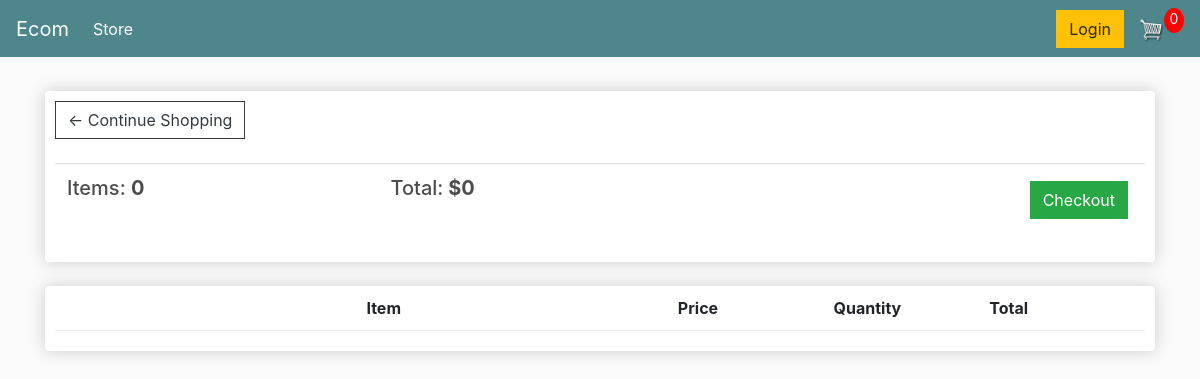
The page /cart/ (signed in) on the database as committed earlier.
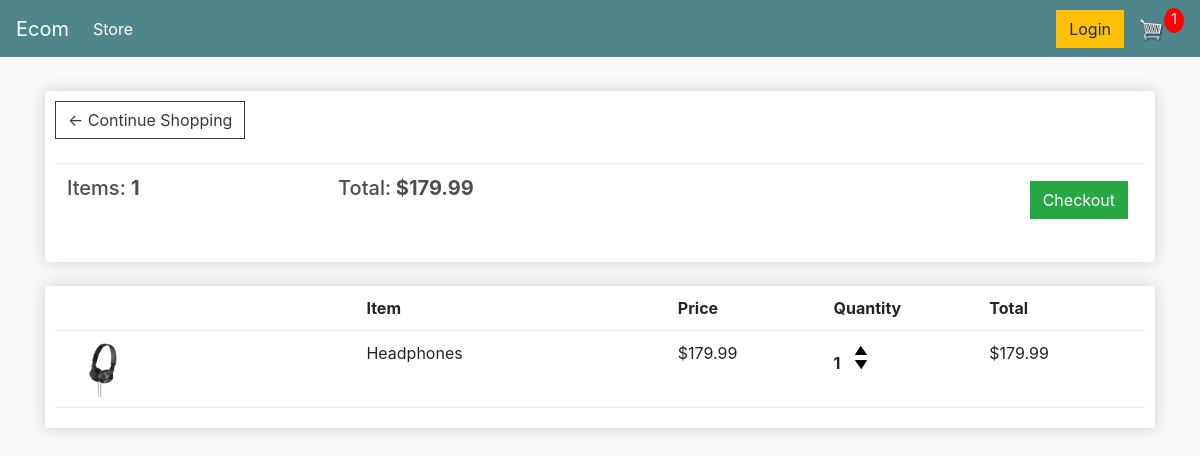
The same page on the database as committed later.
### store/models.py (models this page shows, shortened)
class Order(models.Model):
  customer = models.ForeignKey(Customer, on_delete=models.SET_NULL, null=True, blank=True)
  date_order = models.DateTimeField(auto_now_add=True)
  complete = models.BooleanField(default=False, null=True, blank=True)
  transaction_id = models.CharField(max_length=200, null=True)
  @property
  def get_cart_total(self):
    orderitems = self.orderitem_set.all()
    total = sum([item.get_total for item in orderitems])
    return total
  @property
  def get_cart_items(self):
    orderitems = self.orderitem_set.all()
    total = sum([item.quantity for item in orderitems])
    return total

class OrderItem(models.Model):
  product = models.ForeignKey(Product, on_delete=models.SET_NULL, null=True, blank=True)
  order = models.ForeignKey(Order, on_delete=models.SET_NULL, null=True, blank=True)
  quantity = models.IntegerField(default=0, null=True, blank=True)
  date_added = models.DateTimeField(auto_now_add=True)
  @property
  def get_total(self):
    total = self.product.price * self.quantity
    return total

class Product(models.Model):
  name = models.CharField(max_length=200, null=True)
  price = models.DecimalField(max_digits=7, decimal_places=2)
  digital = models.BooleanField(default=False, null=True, blank=True)
  image = models.ImageField(null=True, blank=True)
  @property
  def imageURL(self):
    try:
      url = self.image.url
    except:
      url = ''
    return url

### store/views.py (the view)
# urls.py: path('cart/', views.cart, name='cart'),
def cart(request):
	data = cartData(request)
	cartItems = data['cartItems']
	order = data['order']
	items = data['items']
	context = {'items':items, 'order':order, 'cartItems':cartItems}
	return render(request, 'store/cart.html', context)

### store/utils.py (called while the page is built)
def cartData(request):
	if request.user.is_authenticated:
		customer = request.user.customer
		order, created = Order.objects.get_or_create(customer=customer, complete=False)
		items = order.orderitem_set.all()
		cartItems = order.get_cart_items
	else:
		cookieData = cookieCart(request)
		cartItems = cookieData['cartItems']
		order = cookieData['order']
		items = cookieData['items']
	return {'cartItems':cartItems ,'order':order, 'items':items}

### store/templates/store/cart.html
{% extends 'store/main.html' %}
{% load static %}
{% block content %}
	<div class="row">
		<div class="col-lg-12">
			<div class="box-element">
				<a  class="btn btn-outline-dark" href="{% url 'store' %}">&#x2190; Continue Shopping</a>
				<br>
				<br>
				<table class="table">
					<tr>
						<th><h5>Items: <strong>{{order.get_cart_items}}</strong></h5></th>
						<th><h5>Total:<strong> ${{order.get_cart_total}}</strong></h5></th>
						<th>
							<a  style="float:right; margin:5px;" class="btn btn-success" href="{% url 'checkout' %}">Checkout</a>
						</th>
					</tr>
				</table>
			</div>
			<br>
			<div class="box-element">
				<div class="cart-row">
					<div style="flex:2"></div>
					<div style="flex:2"><strong>Item</strong></div>
					<div style="flex:1"><strong>Price</strong></div>
					<div style="flex:1"><strong>Quantity</strong></div>
					<div style="flex:1"><strong>Total</strong></div>
				</div>
				{% for item in items %}
				<div class="cart-row">
					<div style="flex:2"><img class="row-image" src="{{item.product.imageURL}}"></div>
					<div style="flex:2"><p>{{item.product.name}}</p></div>
					<div style="flex:1"><p>${{item.product.price}}</p></div>
					<div style="flex:1">
						<p class="quantity">{{item.quantity}}</p>
						<div class="quantity">
							<img data-product="{{item.product.id}}" data-action="add" class="chg-quantity update-cart" src="{% static  'images/arrow-up.png' %}">
							<img data-product="{{item.product.id}}" data-action="remove" class="chg-quantity update-cart" src="{% static  'images/arrow-down.png' %}">
						</div>
					</div>
					<div style="flex:1"><p>${{item.get_total}}</p></div>
				</div>
				{% endfor %}
			</div>
		</div>
	</div>
{% endblock content %}

Rows that differ between the two databases and show on the page:
computed for Order: get_cart_items "0" → "1"; get_cart_total "0" → "179.99"
added OrderItem: product.imageURL (picture), product.name "Headphones", product.price "179.99", quantity "1", get_total "179.99"
Other text that changed with them:
{{ cartItems }}: "0" → "1"
